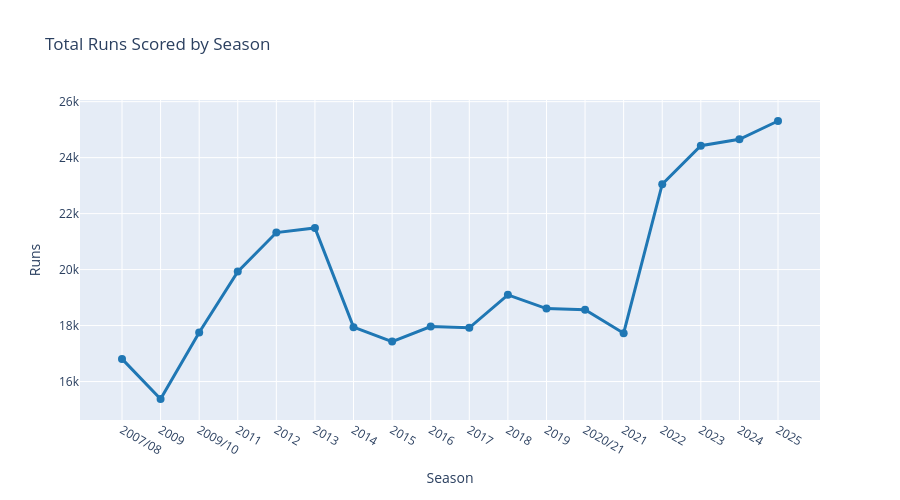

Write notebook code for a chart like this one.
### Markdown cell above
## 3. Runs Scored by Season

### Code cell
# Total runs by season
season_lookup = matches[["matchId", "season"]].drop_duplicates()
deliveries_with_season = deliveries.merge(season_lookup, on="matchId", how="left")
runs_by_season = (
    deliveries_with_season.dropna(subset=["season"])
    .groupby("season")["batsman_runs"]
    .sum()
    .sort_index()
)

fig = go.Figure()
fig.add_trace(go.Scatter(
    x=runs_by_season.index,
    y=runs_by_season.values,
    mode="lines+markers",
    name="Total Runs",
    line=dict(color="#1f77b4", width=3),
    marker=dict(size=8)
))

fig.update_layout(
    title="Total Runs Scored by Season",
    xaxis_title="Season",
    yaxis_title="Runs",
    height=500,
    hovermode="x unified"
)
fig.show()

print("📈 Total Runs by Season:")
print(runs_by_season)

### Figure 1 — Plotly figure (JSON) as saved in the notebook; plotly's stock layout.template omitted (floating-point values rounded to 4 significant figures)
{"data": [{"line": {"color": "#1f77b4", "width": 3}, "marker": {"size": 8}, "mode": "lines+markers", "name": "Total Runs", "type": "scatter", "x": ["2007/08", "2009", "2009/10", "2011", "2012", "2013", "2014", "2015", "2016", "2017", "2018", "2019", "2020/21", "2021", "2022", "2023", "2024", "2025"], "y": [16809, 15376, 17754, 19928, 21323, 21487, 17943, 17427, 17962, 17920, 19098, 18607, 18566, 17727, 23052, 24428, 24657, 25309]}], "layout": {"height": 500, "hovermode": "x unified", "title": {"text": "Total Runs Scored by Season"}, "xaxis": {"title": {"text": "Season"}}, "yaxis": {"title": {"text": "Runs"}}}}
